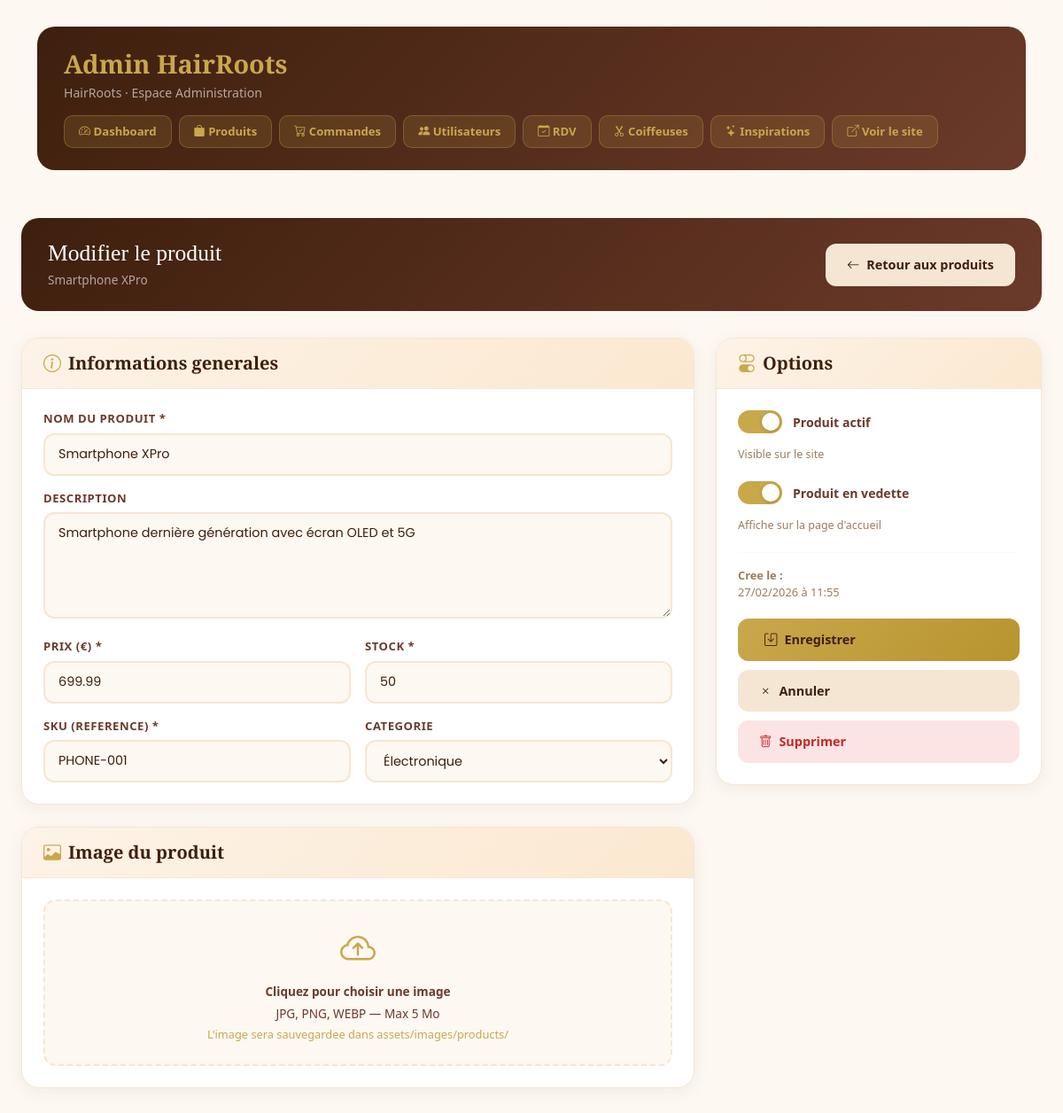
The page /admin/edit-products.php?id=1 (signed in) on the database its author committed.
### tables this page shows
CREATE TABLE IF NOT EXISTS products (
    id INT AUTO_INCREMENT PRIMARY KEY,
    category_id INT,
    name VARCHAR(200) NOT NULL,
    slug VARCHAR(200) UNIQUE NOT NULL,
    description TEXT,
    price DECIMAL(10, 2) NOT NULL,
    stock INT DEFAULT 0,
    image VARCHAR(255),
    images TEXT,
    sku VARCHAR(50) UNIQUE,
    active BOOLEAN DEFAULT TRUE,
    featured BOOLEAN DEFAULT FALSE,
    created_at TIMESTAMP DEFAULT CURRENT_TIMESTAMP,
    updated_at TIMESTAMP DEFAULT CURRENT_TIMESTAMP ON UPDATE CURRENT_TIMESTAMP,
    FOREIGN KEY (category_id) REFERENCES categories(id) ON DELETE SET NULL,
    INDEX idx_slug (slug),
    INDEX idx_category (category_id),
    INDEX idx_active (active)
);

CREATE TABLE IF NOT EXISTS categories (
    id INT AUTO_INCREMENT PRIMARY KEY,
    name VARCHAR(100) NOT NULL,
    slug VARCHAR(100) UNIQUE NOT NULL,
    description TEXT,
    image VARCHAR(255),
    parent_id INT DEFAULT NULL,
    active BOOLEAN DEFAULT TRUE,
    created_at TIMESTAMP DEFAULT CURRENT_TIMESTAMP,
    FOREIGN KEY (parent_id) REFERENCES categories(id) ON DELETE SET NULL
);

### admin/edit-products.php (the view, shortened to what this page needs)
<?php
require_once '../config/database.php';
$product_id = isset($_GET['id']) ? (int)$_GET['id'] : 0;
$stmt = $pdo->prepare("SELECT * FROM products WHERE id = ?");
$stmt->execute([$product_id]);
$product = $stmt->fetch();
$stmt = $pdo->query("SELECT * FROM categories ORDER BY name");
$categories = $stmt->fetchAll();
include 'header_admin.php';
?>
<div class="container-fluid py-4 px-4">
    <div class="page-header">
        <div>
            <h1>Modifier le produit</h1>
            <p style="color:rgba(255,255,255,0.6);margin:4px 0 0;font-size:0.85rem"><?= htmlspecialchars($product['name']) ?></p>
        </div>
        <a href="products.php" class="btn-back">
            <i class="bi bi-arrow-left"></i> Retour aux produits
        </a>
    </div>
    <form method="POST" enctype="multipart/form-data">
        <div class="row g-4">
            <div class="col-lg-8">
                <div class="form-card">
                    <div class="form-card-header">
                        <h5><i class="bi bi-info-circle me-2" style="color:var(--gold)"></i>Informations generales</h5>
                    </div>
                    <div class="form-card-body">
                        <div class="row g-3">
                            <div class="col-12">
                                <label class="form-label-custom">Nom du produit *</label>
                                <input type="text" name="name" class="form-control-custom" required
                                    value="<?= htmlspecialchars($product['name']) ?>">
                            </div>
                            <div class="col-12">
                                <label class="form-label-custom">Description</label>
                                <textarea name="description" class="form-control-custom"><?= htmlspecialchars($product['description'] ?? '') ?></textarea>
                            </div>
                            <div class="col-md-6">
                                <label class="form-label-custom">Prix (€) *</label>
                                <input type="number" name="price" class="form-control-custom"
                                    step="0.01" min="0" required value="<?= $product['price'] ?>">
                            </div>
                            <div class="col-md-6">
                                <label class="form-label-custom">Stock *</label>
                                <input type="number" name="stock" class="form-control-custom"
                                    min="0" required value="<?= $product['stock'] ?>">
                            </div>
                            <div class="col-md-6">
                                <label class="form-label-custom">SKU (Reference) *</label>
                                <input type="text" name="sku" class="form-control-custom" required
                                    value="<?= htmlspecialchars($product['sku']) ?>">
                            </div>
                            <div class="col-md-6">
                                <label class="form-label-custom">Categorie</label>
                                <select name="category_id" class="form-control-custom">
                                    <?php foreach($categories as $cat): ?>
                                    <option value="<?= $cat['id'] ?>"
                                        <?= ($product['category_id'] == $cat['id']) ? 'selected' : '' ?>>
                                        <?= htmlspecialchars($cat['name']) ?>
                                    </option>
                                    <?php endforeach; ?>
                                </select>
                            </div>
                        </div>
                    </div>
                </div>
                <div class="form-card">
                    <div class="form-card-header">
                        <h5><i class="bi bi-image me-2" style="color:var(--gold)"></i>Image du produit</h5>
                    </div>
                    <div class="form-card-body">
                        <div class="upload-zone" onclick="document.getElementById('imageInput').click()">
                            <label>
                                <div class="upload-icon"><i class="bi bi-cloud-arrow-up"></i></div>
                                <p><strong>Cliquez pour choisir une image</strong></p>
                                <p style="margin-top:4px">JPG, PNG, WEBP — Max 5 Mo</p>
                                <p style="margin-top:4px;color:var(--gold);font-size:0.8rem">
                                    L'image sera sauvegardee dans assets/images/products/
                                </p>
                            </label>
                        </div>
                    </div>
                </div>
            </div>
            <div class="col-lg-4">
                <div class="form-card">
                    <div class="form-card-header">
                        <h5><i class="bi bi-toggles me-2" style="color:var(--gold)"></i>Options</h5>
                    </div>
                    <div class="form-card-body">
                        <div class="toggle-wrap">
                            <label for="active" class="toggle-label"></label>
                            <span style="font-size:0.88rem;color:var(--medium);font-weight:600">Produit actif</span>
                        </div>
                        <p style="color:#9a7c5c;font-size:0.78rem;margin-bottom:20px">Visible sur le site</p>
                        <div class="toggle-wrap">
                            <label for="featured" class="toggle-label"></label>
                            <span style="font-size:0.88rem;color:var(--medium);font-weight:600">Produit en vedette</span>
                        </div>
                        <p style="color:#9a7c5c;font-size:0.78rem;margin-bottom:20px">Affiche sur la page d'accueil</p>
                        <hr style="border-color:var(--light)">
                        <p style="color:#9a7c5c;font-size:0.8rem;margin-bottom:20px">
                            <strong>Cree le :</strong><br>
                            <?= date('d/m/Y à H:i', strtotime($product['created_at'])) ?>
                        </p>
                        <div style="display:flex;flex-direction:column;gap:10px">
                            <button type="submit" class="btn-save">
                                <i class="bi bi-save"></i> Enregistrer
                            </button>
                            <a href="products.php" class="btn-back">
                                <i class="bi bi-x"></i> Annuler
                            </a>
                            <a href="delete-products.php?id=<?= $product['id'] ?>"
                               class="btn-delete"
                               onclick="return confirm('Supprimer ce produit ?')">
                                <i class="bi bi-trash"></i> Supprimer
                            </a>
                        </div>
                    </div>
                </div>
            </div>
        </div>
    </form>
</div>
<?php include 'footer_admin.php'; ?>

### admin/edit-products.php (style rules this page uses)
:root { --gold: #C9A84C; --orange: #C1622F; --dark: #3E1F0D; --medium: #6B3A2A; --light: #F5E6D3; --cream: #FDF8F2; }
.page-header { background: linear-gradient(135deg, var(--dark), var(--medium)); border-radius: 20px; padding: 25px 30px; margin-bottom: 30px; display: flex; align-items: center; justify-content: space-between; flex-wrap: wrap; gap: 15px; }
.page-header h1 { font-family: 'Playfair Display', serif; color: #fff; font-size: 1.6rem; margin: 0; }
.form-card { background: #fff; border-radius: 20px; border: 1px solid var(--light); box-shadow: 0 4px 20px rgba(62,31,13,0.06); overflow: hidden; margin-bottom: 25px; }
.form-card-header { background: linear-gradient(135deg, #FDF3E7, #FBE8D0); padding: 16px 24px; border-bottom: 1px solid var(--light); }
.form-card-header h5 { font-family: 'Playfair Display', serif; color: var(--dark); font-weight: 700; margin: 0; }
.form-card-body { padding: 24px; }
.form-label-custom { font-weight: 700; font-size: 0.82rem; color: var(--medium); text-transform: uppercase; letter-spacing: 0.04em; margin-bottom: 6px; display: block; }
.form-control-custom { width: 100%; padding: 11px 15px; border: 2px solid var(--light); border-radius: 12px; background: var(--cream); font-size: 0.9rem; color: var(--dark); outline: none; transition: border-color 0.2s; font-family: 'Poppins', sans-serif; }
select.form-control-custom { cursor: pointer; }
textarea.form-control-custom { resize: vertical; min-height: 120px; }
.upload-zone { border: 2px dashed var(--light); border-radius: 14px; padding: 24px; text-align: center; background: var(--cream); cursor: pointer; transition: all 0.3s; }
.upload-zone label { cursor: pointer; display: block; }
.upload-zone .upload-icon { font-size: 2.5rem; color: var(--gold); margin-bottom: 8px; }
.upload-zone p { color: var(--medium); font-size: 0.85rem; margin: 0; }
.toggle-wrap { display: flex; align-items: center; gap: 12px; margin-bottom: 15px; }
.toggle-label { width: 50px; height: 26px; background: #ddd; border-radius: 13px; position: relative; cursor: pointer; transition: background 0.3s; }
.toggle-label::after { content: ''; position: absolute; width: 20px; height: 20px; border-radius: 50%; background: #fff; top: 3px; left: 3px; transition: left 0.3s; box-shadow: 0 1px 4px rgba(0,0,0,0.2); }
.toggle-input:checked + .toggle-label { background: var(--gold); }
.toggle-input:checked + .toggle-label::after { left: 27px; }
.btn-save { background: linear-gradient(135deg, var(--gold), #b8942e); color: var(--dark); border: none; border-radius: 12px; padding: 13px 30px; font-size: 0.9rem; font-weight: 700; display: inline-flex; align-items: center; gap: 8px; cursor: pointer; transition: all 0.3s; }
.btn-back { background: var(--light); color: var(--dark); border: none; border-radius: 12px; padding: 13px 24px; font-size: 0.9rem; font-weight: 700; text-decoration: none; display: inline-flex; align-items: center; gap: 8px; transition: all 0.3s; }
.btn-delete { background: #FCE4E4; color: #C62828; border: none; border-radius: 12px; padding: 13px 24px; font-size: 0.9rem; font-weight: 700; text-decoration: none; display: inline-flex; align-items: center; gap: 8px; transition: all 0.3s; cursor: pointer; }

### rows shown on the page
products: name "Smartphone XPro", description "Smartphone dernière génération avec écran OLED et 5G", price "699.99", stock "50", sku "PHONE-001", category_id "Électronique", created_at "27/02/2026 à 11:55"

### other values the page prints
$titres[$current_page] "Admin HairRoots"
